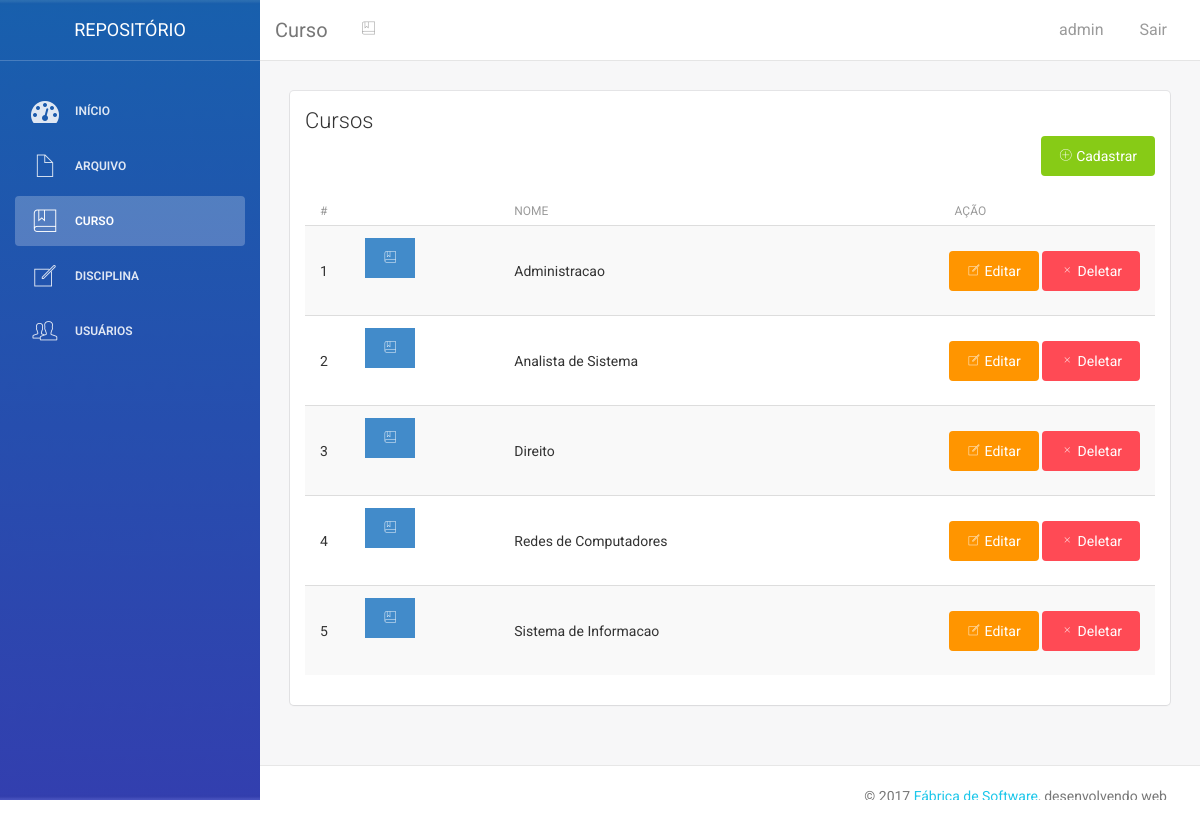
The page /app/view/admin/?pg=curso (signed in) on the database its author committed.
### tables this page shows
CREATE TABLE IF NOT EXISTS `Usuario` (
  `idUsuario` INT(11) NOT NULL AUTO_INCREMENT,
  `login` VARCHAR(16) NOT NULL,
  `senha` VARCHAR(60) NOT NULL,
  `permissao` CHAR(1) NOT NULL,
  `status` CHAR(1) NOT NULL,
  PRIMARY KEY (`idUsuario`),
  UNIQUE INDEX `matricula_UNIQUE` (`login` ASC));

CREATE TABLE IF NOT EXISTS `Curso` (
  `idCurso` INT(11) NOT NULL AUTO_INCREMENT,
  `curso` VARCHAR(45) NOT NULL,
  PRIMARY KEY (`idCurso`));

### app/view/admin/index.php (called while the page is built, shortened)
<?php include_once ("header.php"); ?>
    <?php
        if (empty($pg)) {
            include("home.php");
        }
        elseif (substr($pg, 0, 4) == 'http' or substr($pg, 0, 1) == "/" or substr($pg, 0, 1) == ".") {
            echo "<br><font face=arial size=11px><br><b>A pagina não existe.</b><br>Por favor selecione uma página a partir do menu principal.";
        }
        else {
            include("$pg.php");
        }
    ?>
<?php include_once ("footer.php"); ?>

### app/model/dao/UsuarioDAO.php (called while the page is built, shortened)
<?php
require_once '../../model/Conexao.class.php';
require_once '../../model/Usuario.class.php';
class UsuarioDAO {
    public function __construct() {
        $this->con = new Conexao();
        $this->pdo = $this->con->Connect();
    }
	public function buscarPorLogin($login) {
		$usuario = new Usuario();
		try {
			$sql = "SELECT * FROM Usuario WHERE login = :login;";
			$stmt = $this->pdo->prepare($sql);
			$stmt->bindValue(':login', $login);
			$stmt->execute();
			if($linha = $stmt->fetch(PDO::FETCH_ASSOC)){
				$usuario -> setIDUsuario($linha['idUsuario']);
				$usuario -> setLogin($linha['login']);
				$usuario -> setSenha($linha['senha']);
				$usuario -> setPermissao($linha['permissao']);
				$usuario -> setStatus($linha['status']);
				return $usuario;
			}
		}catch(PDOException $e){
			echo 'ERRO: '.$e->getMessage();
		}
		return null;
	}
}

### app/model/Conexao.class.php (called while the page is built, shortened)
<?php
class Conexao {
    public function Connect() {
        try {
            $this -> user = "root";
            $this -> pass = "";
            $this -> host = "localhost";
            $this -> base = "BD_FSW";
            $this -> file = "mysql:host=" . $this -> host . ";dbname=" . $this -> base;
            $this -> pdo = new PDO($this -> file, $this -> user, $this -> pass);
            $this -> pdo -> setAttribute(PDO::ATTR_ERRMODE, PDO::ERRMODE_EXCEPTION);
            $this -> pdo -> setAttribute(PDO::ATTR_EMULATE_PREPARES, false);
            $this -> pdo -> setAttribute(PDO::ATTR_PERSISTENT, true);
            return $this -> pdo;
        } catch(PDOException $ex) {
            echo "Erro no sistema" . $ex -> getMessage();
        }
    }
}
?>

### app/model/Usuario.class.php (called while the page is built, shortened)
<?php
class Usuario {
    private $login;
    function getLogin() {
        return $this->login;
    }
    function setLogin($login) {
        $this->login = $login;
    }
}

### app/model/dao/CursoDAO.php (called while the page is built, shortened)
<?php
require_once '../../model/Curso.class.php';
require_once '../../model/Conexao.class.php';
class CursoDAO {
    public function __construct() {
        $this -> con = new Conexao() ;
        $this -> pdo = $this -> con -> Connect();
    }
	public function Listar(){
		$curso = array();
        try{
            $sql = 'SELECT * FROM Curso ORDER BY curso;';
            $stmt = $this -> pdo -> prepare($sql);
            $stmt -> execute();
			$i = 0;
			while($linha = $stmt->fetch(PDO::FETCH_ASSOC)){
				$curso[$i] = new Curso();
				$curso[$i] -> setIDCurso($linha['idCurso']);
				$curso[$i] -> setCurso($linha['curso']);
				$i++;
			}
			return $curso;
        } catch (Exception $ex) {
            echo 'ERRO: ' . $ex ->getMessage();
        }
		return null;
    }
}

### app/model/Curso.class.php (called while the page is built)
<?php
class Curso {
	private $idCurso;
	private $curso;
	function getIDCurso() {
       return $this->idCurso;
   }
   function getCurso() {
       return $this->curso;
   }
   function setIDCurso($idCurso) {
       $this->idCurso = $idCurso;
   }
   function setCurso($curso) {
       $this->curso = $curso;
   }
}
?>

### app/view/admin/curso.php (the view, shortened to what this page needs)
<?php
require_once('../../model/Curso.class.php');
require_once('../../model/dao/CursoDAO.php');
$cursoDAO = new CursoDAO();
$listaCurso = $cursoDAO->Listar();
?>
        <div class="content">
            <div class="container-fluid">
                <div class="row">
                    <div class="col-md-12 col-sm-12">
                        <div class="card">
                            <div class="header">
								<h4 class="title">Cursos</h4>
                                <div class="btn-group pull-right" role="group" aria-label="First group">
									<a href="?pg=addcurso"><button type="button" class="btn btn-success btn-fill"><i class="pe-7s-plus"></i> Cadastrar</button></a>
								</div>
                                <div class="clearfix"></div>
                            </div>
                            <div class="content table-responsive">
                                <table id="tabela_curso" class="table table-hover table-striped">
                                    <thead>
                                        <th>#</th>
										<th></th>
										<th>Nome</th>
										<th><center>Ação</center></th>
                                    </thead>
                                    <tbody>
<?php
if(count($listaCurso) > 0){
	for($i = 0; $i < count($listaCurso); $i++){
?>
                                        <tr>
											<td><?php echo $i+1; ?></td>
                                        	<td>
												<div class="blockquote-box blockquote-primary clearfix">
													<div class="square pull-left">
														<i class="pe-7s-notebook"></i>
													</div>
												</div>
											</td>
											<td><?php echo $listaCurso[$i]->getCurso(); ?></td>
											<td>
												<div class="btn-group pull-right" role="group" aria-label="First group">
													<a href="?pg=addcurso&a=e&id=<?php echo $listaCurso[$i]->getIDCurso(); ?>"><button type="button" class="btn btn-warning btn-fill">
														<i class="pe-7s-note"></i> Editar</button>
													</a>
													<a href="?pg=curso&id=<?php echo $listaCurso[$i]->getIDCurso(); ?>"><button type="button" class="btn btn-danger btn-fill">
														<i class="pe-7s-close"></i> Deletar</button>
													</a>
												</div>
											</td>
                                        </tr>
<?php
	}
}
?>
                                    </tbody>
                                </table>
                            </div>
                        </div>
                    </div>
                </div>
            </div>
        </div>

### app/view/admin/header.php (shortened to what this page needs)
<?php
require_once('../../model/Usuario.class.php');
require_once('../../model/dao/UsuarioDAO.php');
	$loginDAO = new UsuarioDAO();
	$usuLogado = $loginDAO -> buscarPorLogin($_SESSION['admin']);
?>
<!doctype html>
<html lang="pt-br">
<head>
    <link href="assets/css/bootstrap.min.css" rel="stylesheet" />
	<link rel="stylesheet" href="assets/css/blockquote-box.css">
	<link rel="stylesheet" href="//code.jquery.com/ui/1.12.1/themes/base/jquery-ui.css">
	<link rel="stylesheet" href="//cdn.datatables.net/1.10.16/css/jquery.dataTables.min.css">
    <link href="assets/css/animate.min.css" rel="stylesheet"/>
    <link href="assets/css/light-bootstrap-dashboard.css" rel="stylesheet"/>
    <link href="assets/css/demo.css" rel="stylesheet" />
    <link href="http://maxcdn.bootstrapcdn.com/font-awesome/4.2.0/css/font-awesome.min.css" rel="stylesheet">
    <link href="assets/css/pe-icon-7-stroke.css" rel="stylesheet" />
</head>
<body>
<div class="wrapper">
    <div class="sidebar" data-color="blue" data-image="assets/img/sidebar-6.jpg">
    	<div class="sidebar-wrapper">
            <div class="logo">
                <a href="../admin/" class="simple-text">
                    Repositório
                </a>
            </div>
            <ul class="nav">
                <li class="<?php if(PAGINA == 'Início'){echo 'active';}?>">
                    <a href="../admin/">
                        <i class="fa fa-dashboard"></i>
                        <p>Início</p>
                    </a>
                </li>
                <li class="<?php if(PAGINA == 'Arquivo'){echo 'active';}?>">
                    <a href="?pg=arquivo">
                        <i class="pe-7s-file"></i>
                        <p>Arquivo</p>
                    </a>
                </li>
                <li class="<?php if(PAGINA == 'Curso'){echo 'active';}?>">
                    <a href="?pg=curso">
                        <i class="pe-7s-notebook"></i>
                        <p>Curso</p>
                    </a>
                </li>
				<li class="<?php if(PAGINA == 'Disciplina'){echo 'active';}?>">
                    <a href="?pg=disciplina">
                        <i class="pe-7s-note"></i>
                        <p>Disciplina</p>
                    </a>
                </li>
				<li class="<?php if(PAGINA == 'Usuário'){echo 'active';}?>">
                    <a href="?pg=usuario">
                        <i class="pe-7s-users"></i>
                        <p>Usuários</p>
                    </a>
                </li>
            </ul>
    	</div>
    </div>
    <div class="main-panel">
        <nav class="navbar navbar-default navbar-fixed">
            <div class="container-fluid">
                <div class="navbar-header">
                    <a class="navbar-brand" href="#"><?php echo PAGINA; ?></a>
                </div>
                <div class="collapse navbar-collapse">
                    <ul class="nav navbar-nav navbar-left">
                        <li>
                            <a href="#" class="dropdown-toggle" data-toggle="dropdown">
							<?php if(PAGINA == 'Início'){ ?>
                                <i class="fa fa-dashboard"></i>
							<?php }else{
									if(PAGINA == 'Arquivo'){ ?>
									<i class="pe-7s-file"></i>
									<?php }else{
											if(PAGINA == 'Curso'){ ?>
											<i class="pe-7s-notebook"></i>
											<?php } ?>
									<?php } ?>
							<?php } ?>
                            </a>
                        </li>
                    </ul>
                    <ul class="nav navbar-nav navbar-right">
                        <li>
                           <a href="">
                               <?php echo $usuLogado -> getLogin(); ?>
                            </a>
                        </li>
                        <li>
                            <a href="../../logout.php">
                                Sair
                            </a>
                        </li>
                    </ul>
                </div>
            </div>
        </nav>

### app/view/admin/assets/css/blockquote-box.css (style rules this page uses)
.blockquote-box { border-right:0 solid #E6E6E6;margin-bottom:25px }
.blockquote-box .square { width:50px;min-height:25px;margin-right:22px;text-align:center!important;background-color:#E6E6E6;padding:10px 0 }
.blockquote-box.blockquote-primary { border-color:#357EBD }
.blockquote-box.blockquote-primary .square { background-color:#428BCA;color:#FFF }

### rows shown on the page
usuario: login "admin"
curso: curso "Administracao"
curso: curso "Analista de Sistema"
curso: curso "Direito"
curso: curso "Redes de Computadores"
curso: curso "Sistema de Informacao"

### other values the page prints
PAGINA "Curso"
